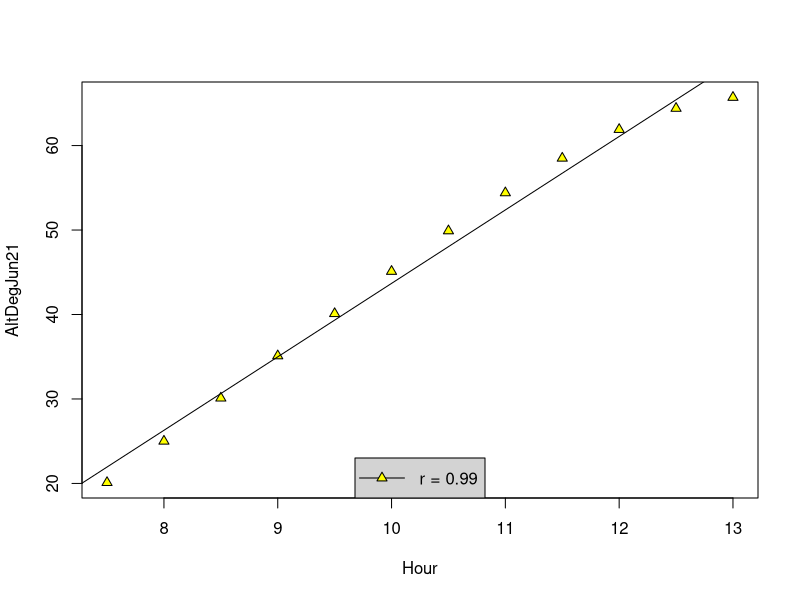
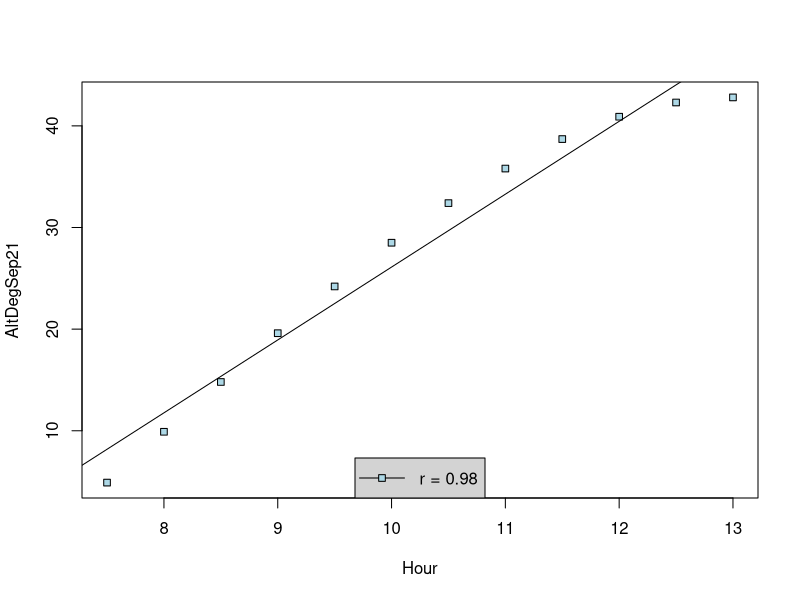
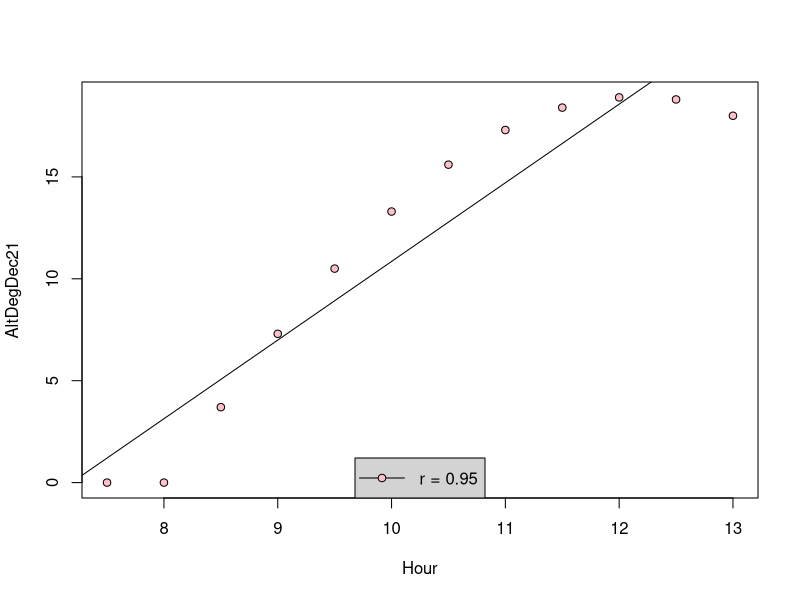
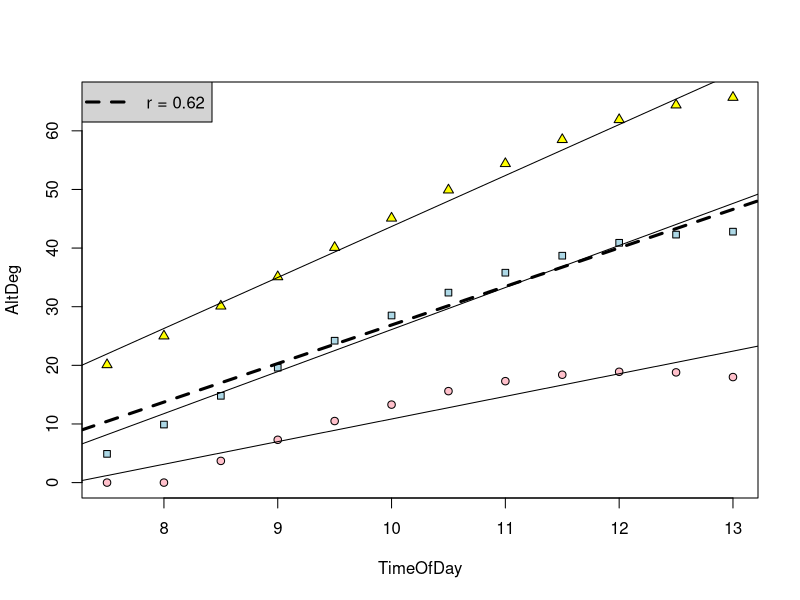
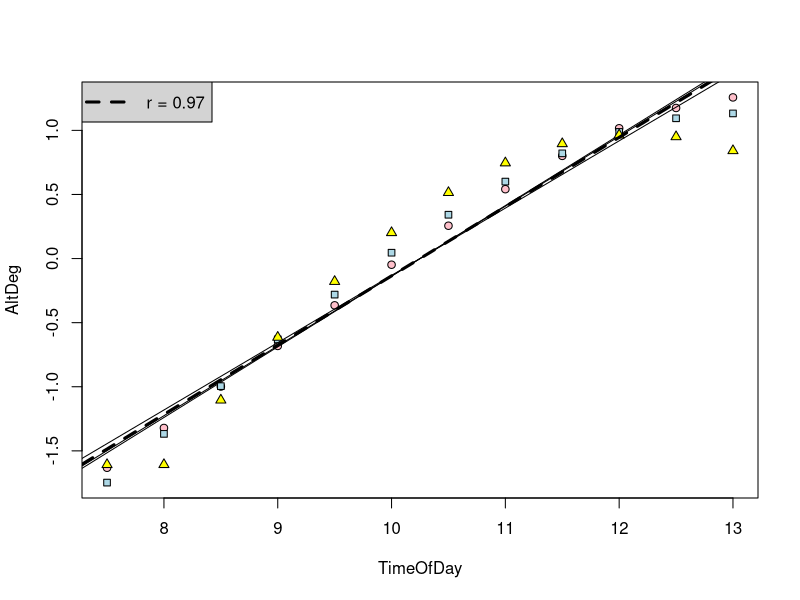
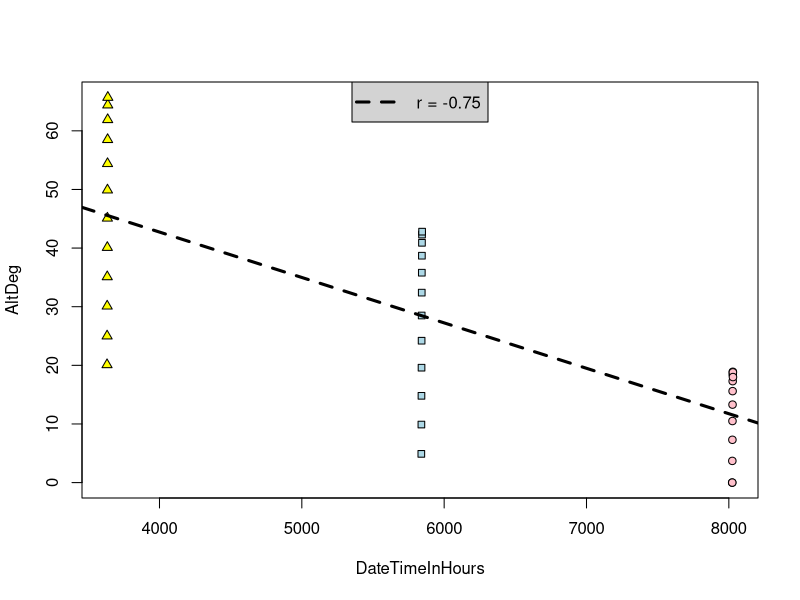

Here is the R script that generated these plots, in order:
# Sunrise.R
# Copyright 2016 by Ernst Henle

# Does the sun rise over time in Seattle? 
# Observe height of sun (altitude) in the sky between 7:30 AM and 1:00 PM.
# Repeat results at different times of the year from spring to winter.
# Plot data and get correlations.
# The answer to the question depends on how we interpret the data.
# The answer to the question depends on the specific formulation of the question.
# Altitudes are available here:  http://www.suncalc.org/#/47.6062,-122.3321,11/

rm(list=ls()) # Clear Workspace
cat("\014") # Clear Console

# Time of day when measurements are made
Hour <- c(7.5, 8, 8.5, 9, 9.5, 10, 10.5, 11, 11.5, 12, 12.5, 13)

# Get correlation and plot for rising sun on summer solstice
AltDegJun21 <- c(20.1, 25.0, 30.1, 35.1, 40.1, 45.1, 49.9, 54.4, 58.5, 61.9, 64.4, 65.7)
Jun21Cor <- paste("r =",round(cor(Hour, AltDegJun21), 2))
plot(Hour, AltDegJun21, bg="yellow", pch = 24)
abline(lm(AltDegJun21~Hour))
legend("bottom", legend=Jun21Cor, pch=24, pt.bg="yellow", pt.cex=1, lty=1, seg.len=3, bg="lightgrey")

# Get correlation and plot for rising sun on spring equinox
AltDegSep21 <- c(4.9, 9.9, 14.8, 19.6, 24.2, 28.5, 32.4, 35.8, 38.7, 40.9, 42.3, 42.8)
Sep21Cor <- paste("r =",round(cor(Hour, AltDegSep21), 2))
plot(Hour, AltDegSep21, bg="lightblue", pch = 22)
abline(lm(AltDegSep21~Hour))
legend("bottom", legend=Sep21Cor, pch=22, pt.bg="lightblue", pt.cex=1, lty=1, seg.len=3, bg="lightgrey")

# Get correlation and plot for rising sun on winter solstice
AltDegDec21 <- c(0, 0, 3.7, 7.3, 10.5, 13.3, 15.6, 17.3, 18.4, 18.9,18.8,18.0)
Dec21Cor <- paste("r =",round(cor(Hour, AltDegDec21),2))
plot(Hour, AltDegDec21, bg="pink", pch = 21)
abline(lm(AltDegDec21~Hour))
legend("bottom", legend=Dec21Cor, pch=21, pt.bg="pink", pt.cex=1, lty=1, seg.len=3, bg="lightgrey")

# We combine these results by time-of-day
TimeOfDay <- c(Hour, Hour, Hour)
AltDeg <- c(AltDegJun21, AltDegSep21, AltDegDec21)
Cor <- paste("r =",round(cor(TimeOfDay, AltDeg), 2))
plot(TimeOfDay, AltDeg, cex=0)
points(Hour, AltDegDec21, bg="pink", pch = 21)
abline(lm(AltDegDec21~Hour))
points(Hour, AltDegSep21, bg="lightblue", pch = 22)
abline(lm(AltDegSep21~Hour))
points(Hour, AltDegJun21, bg="yellow", pch = 24)
abline(lm(AltDegJun21~Hour))
abline(lm(AltDeg~TimeOfDay), lty=2, lwd=3)
legend("topleft", legend=Cor, pch=21, pt.bg="lightgrey", pt.cex=0, lty=2, lwd=3, seg.len=3, bg="lightgrey")

# We combine these results by time-of-day and scale the results
TimeOfDay <- c(Hour, Hour, Hour)
AltDegJun21Scaled <- scale(AltDegJun21)
AltDegSep21Scaled <- scale(AltDegSep21)
AltDegDec21Scaled <- scale(AltDegDec21)
AltDeg <- c(AltDegJun21Scaled, AltDegSep21Scaled, AltDegDec21Scaled)
Cor <- paste("r =",round(cor(TimeOfDay, AltDeg), 2))
plot(TimeOfDay, AltDeg, cex=0)
points(Hour, AltDegJun21Scaled, bg="pink", pch = 21)
abline(lm(AltDegJun21Scaled~Hour))
points(Hour, AltDegSep21Scaled, bg="lightblue", pch = 22)
abline(lm(AltDegSep21Scaled~Hour))
points(Hour, AltDegDec21Scaled, bg="yellow", pch = 24)
abline(lm(AltDegDec21Scaled~Hour))
abline(lm(AltDeg~TimeOfDay), lty=2, lwd=3)
legend("topleft", legend=Cor, pch=21, pt.bg="lightgrey", pt.cex=0, lty=2, lwd=3, seg.len=3, bg="lightgrey")

# But here are the "real" results.  Sun height vs Time
# We combine these results by time-of-year
Jun21InDays <- 31*3+30+28
Jun21InHours <- Hour + Jun21InDays*24
Sep21InDays <- 31*5+30*2+28
Sep21InHours <- Hour + Sep21InDays*24
Dec21InDays <- 31*6+30*4+28
Dec21InHours <- Hour + Dec21InDays*24
DateTimeInHours <- c(Jun21InHours, Sep21InHours, Dec21InHours)
AltDeg <- c(AltDegJun21, AltDegSep21, AltDegDec21)
Cor <- paste("r =",round(cor(DateTimeInHours, AltDeg), 2))
plot(DateTimeInHours, AltDeg, cex=0)
points(Dec21InHours, AltDegDec21, bg="pink", pch = 21)
points(Sep21InHours, AltDegSep21, bg="lightblue", pch = 22)
points(Jun21InHours, AltDegJun21, bg="yellow", pch = 24)
abline(lm(AltDeg~DateTimeInHours), lty=2, lwd=3)
legend("top", legend=Cor, pch=21, pt.bg="lightgrey", pt.cex=0, lty=2, lwd=3, seg.len=3, bg="lightgrey")
